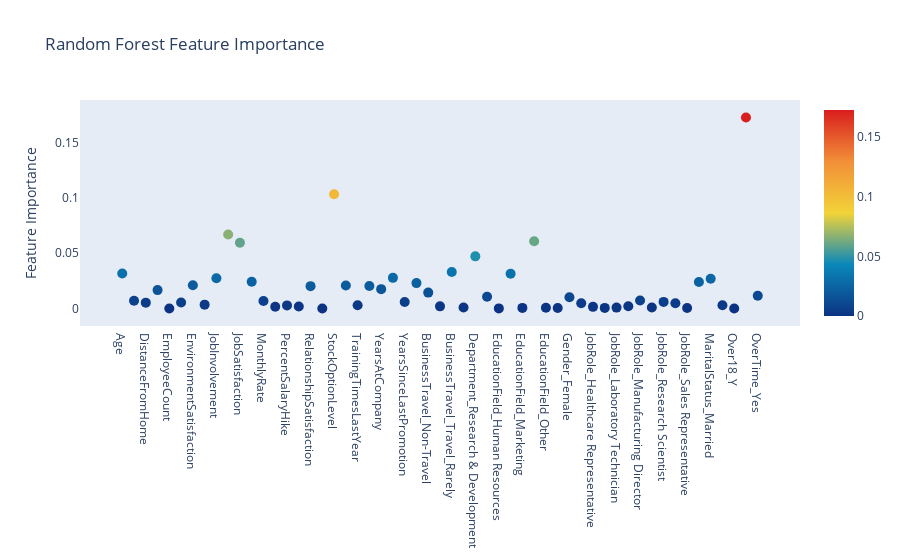

The code cell stored with this chart in its notebook:
### Markdown cell above
### Feature Ranking via the Random Forest

### Code cell
# Import statements required for Plotly 
import plotly.offline as py
py.init_notebook_mode(connected=True)
import plotly.graph_objs as go
import plotly.tools as tls

# Scatter plot 
trace = go.Scatter(
    y = rf.feature_importances_,
    x = attrition_final.columns.values,
    mode='markers',
    marker=dict(
        sizemode = 'diameter',
        sizeref = 1,
        size = 10,
        #size= rf.feature_importances_,
        #color = np.random.randn(500), #set color equal to a variable
        color = rf.feature_importances_,
        colorscale='Portland',
        showscale=True
    ),
    text = attrition_final.columns.values
)
data = [trace]

layout= go.Layout(
    autosize= True,
    title= 'Random Forest Feature Importance',
    hovermode= 'closest',
     xaxis= dict(
         ticklen= 5,
         showgrid=False,
        zeroline=False,
        showline=False
     ),
    yaxis=dict(
        title= 'Feature Importance',
        showgrid=False,
        zeroline=False,
        ticklen= 5,
        gridwidth= 2
    ),
    showlegend= False
)
fig = go.Figure(data=data, layout=layout)
py.iplot(fig,filename='scatter2010')

### Figure 1 — Plotly figure (JSON) as saved in the notebook; plotly's stock layout.template omitted (floating-point values rounded to 4 significant figures)
{"data": [{"marker": {"color": [0.0316, 0.006951, 0.005258, 0.01659, 0, 0.005403, 0.02099, 0.003458, 0.02734, 0.06683, 0.05937, 0.02406, 0.006742, 0.001558, 0.002746, 0.001724, 0.02017, 0, 0.1033, 0.02077, 0.002927, 0.02032, 0.01745, 0.02765, 0.00583, 0.02291, 0.01433, 0.001892, 0.03301, 0.0009267, 0.0471, 0.01063, 3.451e-05, 0.0314, 0.000503, 0.0607, 0.0006994, 0.0003831, 0.01016, 0.004651, 0.00146, 0.0005046, 0.0007777, 0.001985, 0.007174, 0.0009084, 0.005928, 0.004723, 0.0004162, 0.02384, 0.02687, 0.002874, 0, 0.1726, 0.01154], "colorscale": [[0, "rgb(12,51,131)"], [0.25, "rgb(10,136,186)"], [0.5, "rgb(242,211,56)"], [0.75, "rgb(242,143,56)"], [1, "rgb(217,30,30)"]], "showscale": true, "size": 10, "sizemode": "diameter", "sizeref": 1}, "mode": "markers", "text": ["Age", "DailyRate", "DistanceFromHome", "Education", "EmployeeCount", "EmployeeNumber", "EnvironmentSatisfaction", "HourlyRate", "JobInvolvement", "JobLevel", "JobSatisfaction", "MonthlyIncome", "MonthlyRate", "NumCompaniesWorked", "PercentSalaryHike", "PerformanceRating", "RelationshipSatisfaction", "StandardHours", "StockOptionLevel", "TotalWorkingYears", "TrainingTimesLastYear", "WorkLifeBalance", "YearsAtCompany", "YearsInCurrentRole", "YearsSinceLastPromotion", "YearsWithCurrManager", "BusinessTravel_Non-Travel", "BusinessTravel_Travel_Frequently", "BusinessTravel_Travel_Rarely", "Department_Human Resources", "Department_Research & Development", "Department_Sales", "EducationField_Human Resources", "EducationField_Life Sciences", "EducationField_Marketing", "EducationField_Medical", "EducationField_Other", "EducationField_Technical Degree", "Gender_Female", "Gender_Male", "JobRole_Healthcare Representative", "JobRole_Human Resources", "JobRole_Laboratory Technician", "JobRole_Manager", "JobRole_Manufacturing Director", "JobRole_Research Director", "JobRole_Research Scientist", "JobRole_Sales Executive", "JobRole_Sales Representative", "MaritalStatus_Divorced", "MaritalStatus_Married", "MaritalStatus_Single", "Over18_Y", "OverTime_No", "OverTime_Yes"], "type": "scatter", "x": ["Age", "DailyRate", "DistanceFromHome", "Education", "EmployeeCount", "EmployeeNumber", "EnvironmentSatisfaction", "HourlyRate", "JobInvolvement", "JobLevel", "JobSatisfaction", "MonthlyIncome", "MonthlyRate", "NumCompaniesWorked", "PercentSalaryHike", "PerformanceRating", "RelationshipSatisfaction", "StandardHours", "StockOptionLevel", "TotalWorkingYears", "TrainingTimesLastYear", "WorkLifeBalance", "YearsAtCompany", "YearsInCurrentRole", "YearsSinceLastPromotion", "YearsWithCurrManager", "BusinessTravel_Non-Travel", "BusinessTravel_Travel_Frequently", "BusinessTravel_Travel_Rarely", "Department_Human Resources", "Department_Research & Development", "Department_Sales", "EducationField_Human Resources", "EducationField_Life Sciences", "EducationField_Marketing", "EducationField_Medical", "EducationField_Other", "EducationField_Technical Degree", "Gender_Female", "Gender_Male", "JobRole_Healthcare Representative", "JobRole_Human Resources", "JobRole_Laboratory Technician", "JobRole_Manager", "JobRole_Manufacturing Director", "JobRole_Research Director", "JobRole_Research Scientist", "JobRole_Sales Executive", "JobRole_Sales Representative", "MaritalStatus_Divorced", "MaritalStatus_Married", "MaritalStatus_Single", "Over18_Y", "OverTime_No", "OverTime_Yes"], "y": [0.0316, 0.006951, 0.005258, 0.01659, 0, 0.005403, 0.02099, 0.003458, 0.02734, 0.06683, 0.05937, 0.02406, 0.006742, 0.001558, 0.002746, 0.001724, 0.02017, 0, 0.1033, 0.02077, 0.002927, 0.02032, 0.01745, 0.02765, 0.00583, 0.02291, 0.01433, 0.001892, 0.03301, 0.0009267, 0.0471, 0.01063, 3.451e-05, 0.0314, 0.000503, 0.0607, 0.0006994, 0.0003831, 0.01016, 0.004651, 0.00146, 0.0005046, 0.0007777, 0.001985, 0.007174, 0.0009084, 0.005928, 0.004723, 0.0004162, 0.02384, 0.02687, 0.002874, 0, 0.1726, 0.01154]}], "layout": {"autosize": true, "hovermode": "closest", "showlegend": false, "title": {"text": "Random Forest Feature Importance"}, "xaxis": {"showgrid": false, "showline": false, "ticklen": 5, "zeroline": false}, "yaxis": {"gridwidth": 2, "showgrid": false, "ticklen": 5, "title": {"text": "Feature Importance"}, "zeroline": false}}}
